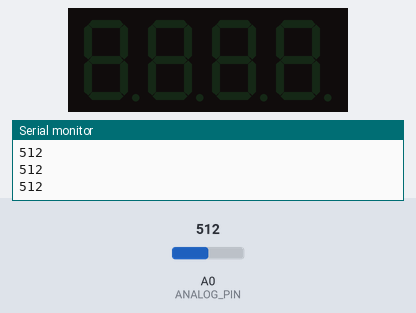
This sketch was run on a simulated ESP8266 (NodeMCU). Shown: 4-digit seven-segment display, the last lines printed to the serial monitor. Inputs (shaded band) come from the test bench; at power-on: A0 (ANALOG_PIN) = 512.

Above: at 3.2 s.
3.3 s: A0 (ANALOG_PIN) set to 716
At 3.6 s:
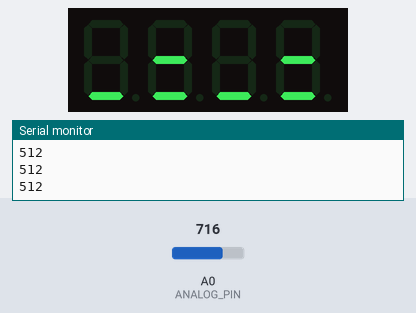
At 4.7 s:
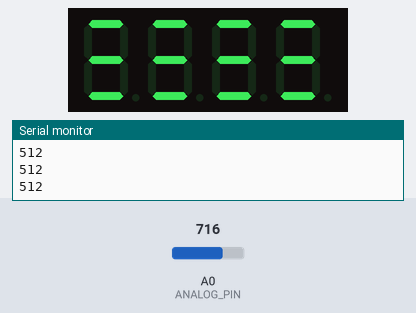
5.4 s: A0 (ANALOG_PIN) set to 524
6.9 s: A0 (ANALOG_PIN) set to 496
8.6 s: A0 (ANALOG_PIN) set to 522
At 8.7 s:
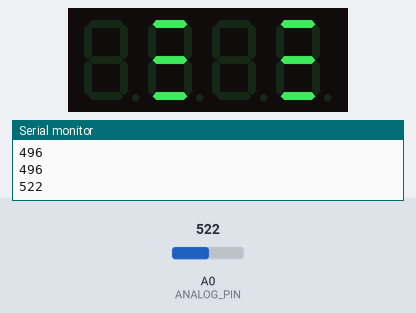
Timing chart, 0 to 11.6 s (numbered marks = the images above; inputs shaded):
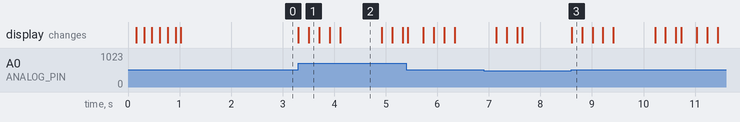

Measured:
- after the input at 3.3 s, the display: first changes at once (image 1 shows a later state)
- after the input at 8.6 s, the display: changes at once (image 3)
- what the display in image 2 shows lasts 0.8 s, from 4.1 s to 4.9 s

The sketch:

7segmentsdisp.ino
```cpp
/*
	Created 25 September 2015
	By Bram Harmsen
	https://github.com/bremme/arduino-tm1637
*/

// include the SevenSegmentTM1637 library
#include "SevenSegmentTM1637.h"
#include "SevenSegmentExtended.h"
#include "SevenSegmentFun.h"

const byte PIN_CLK = D4;   // define CLK pin (any digital pin)
const byte PIN_DIO = D5;   // define DIO pin (any digital pin)
SevenSegmentFun    display(PIN_CLK, PIN_DIO);

#define ANALOG_PIN A0
#define ANALOG_THRESHOLD 512

// run setup code
void setup() {
  Serial.begin(9600);         // initializes the Serial connection @ 9600 baud
  display.begin();            // initializes the display
  display.setBacklight(100);  // set the brightness to 100 %
  delay(1000);                // wait 1000 ms
  pinMode(LED_BUILTIN, OUTPUT);     // Initialize the LED_BUILTIN pin as an output
  digitalWrite(LED_BUILTIN, HIGH);  // Turn the LED off by making the voltage HIGH
};


void loop() {
  Serial.println(analogRead(ANALOG_PIN));
  if(analogRead(ANALOG_PIN) > ANALOG_THRESHOLD) {
    equalizer();
  } else {
    display.clear();
  }
};


void equalizer() {
  // initialize horizontal level counters
    char i,j,k,l;
    byte levels[4];

      int speed = 100;
      /// random levels
      for (i=0,j=100,k=0,l=100; i <= 100; i+=33, j-=33, k+=33, l-=33) {
          levels[0] = k; levels[1] = j; levels[2] = k; levels[3] = l;
          display.printLevelHorizontal(levels);
          delay(speed);
          levels[0] = j; levels[1] = l; levels[2] = j; levels[3] = l;
          display.printLevelHorizontal(levels);
          delay(speed);
      }

      // // increae j and l, decrease i and k
      // for (i=100,j=0,k=100,l=0; i <= 100; i-=33, j+=33, k-=33, l+=33) {
      //     levels[0] = i; levels[1] = j; levels[2] = k; levels[3] = l;
      //     display.printLevelHorizontal(levels);
      //     delay(100);
      // }
      // for (i=0,j=100,k=0,l=100; i <= 100; i+=33, j-=33, k+=33, l-=33) {
      //     levels[0] = i; levels[1] = j; levels[2] = k; levels[3] = l;
      //     display.printLevelHorizontal(levels);
      //     delay(100);
      // }

}
```
